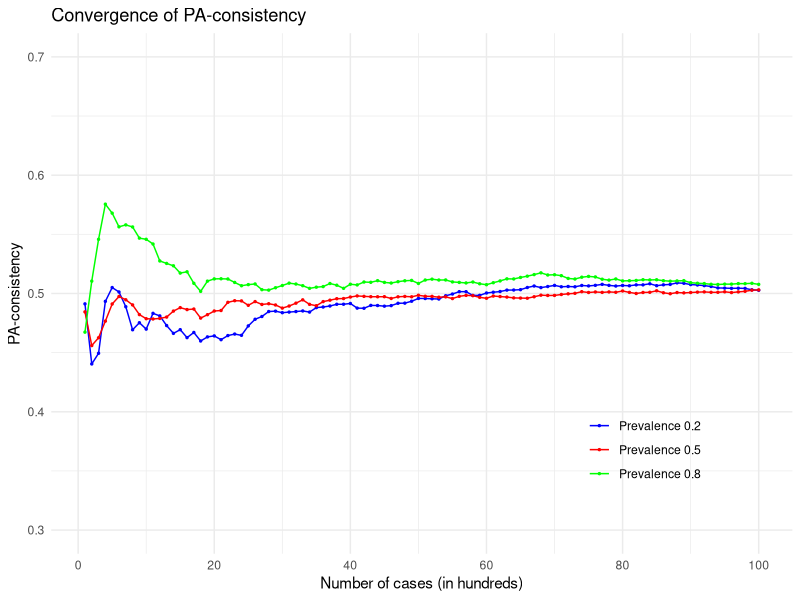
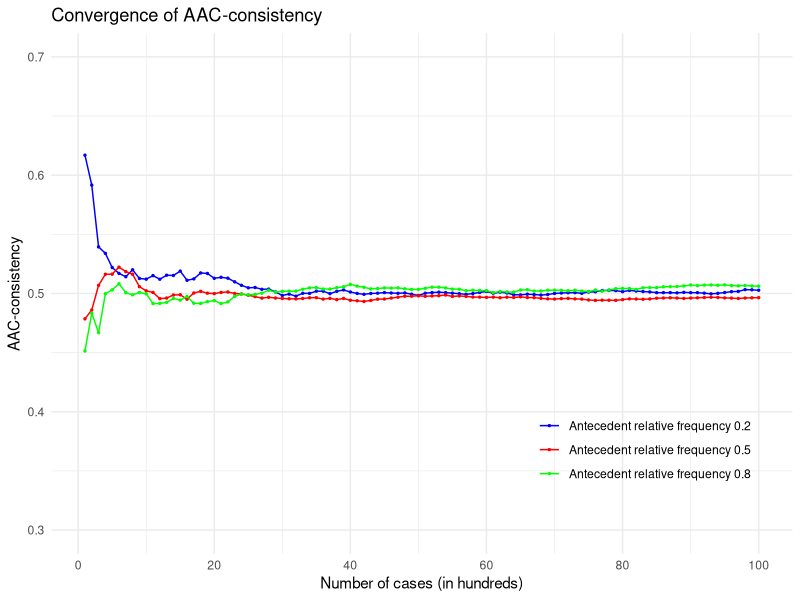

Write the R code that produced these figures, in order.
### This script creates a plot that illustrates how PA-consistency converges 
### to 0.5 with increasing number of cases when antecedent and outcome are 
### independent, regardless of the prevalence of the outcome.


# set seed to ensure replicability
set.seed(552)

# load libraries
library(ggplot2)

# define a function that calculates PA-consistency
calculate_PA_con <- function(Phi, Y){
  sum(Phi*Y)/(sum(Phi*Y) + sum(Y)/sum(1-Y)*sum(Phi*(1-Y)))
}

# set the number of cases to converge to
n <- 10000
# set the number of cases per interval
interval <- 100
# calculate the number of intervals
num_intervals <- n/interval

## calculate PA-consistencies for prevalence of 0.2
# generate antecedent values for all cases
Phi <- rbinom(n, 1, 0.4)
# generate outcome values for all cases, with an expected prevalence of 0.2
Y <- rbinom(n, 1, 0.2)
# generate a list containing the PA-consistencies of the first 100, 200, ..., n cases
PA_cons_02 <- rep(NA, num_intervals)
for (i in 1:num_intervals){
  end <- i*interval
  PA_cons_02[i] <- calculate_PA_con(Phi[1:end], Y[1:end])
}

## analogously calculate PA-consistencies for prevalence of 0.5
Phi <- rbinom(n, 1, 0.4)
Y <- rbinom(n, 1, 0.5)
PA_cons_05 <- rep(NA, num_intervals)
for (i in 1:num_intervals){
  end <- i*interval
  PA_cons_05[i] <- calculate_PA_con(Phi[1:end], Y[1:end])
}

## analogously calculate PA-consistencies for prevalence of 0.8
Phi <- rbinom(n, 1, 0.4)
Y <- rbinom(n, 1, 0.8)
PA_cons_08 <- rep(NA, num_intervals)
for (i in 1:num_intervals){
  end <- i*interval
  PA_cons_08[i] <- calculate_PA_con(Phi[1:end], Y[1:end])
}

#create a convergence plot of these three series
df <- data.frame(interval=1:num_intervals, PA_con02=PA_cons_02, PA_con05=PA_cons_05, PA_con08=PA_cons_08)
ggplot(df, aes(x=interval)) +
  geom_line(aes(y=PA_con02, color='Prevalence 0.2')) +
  geom_line(aes(y=PA_con05, color='Prevalence 0.5')) +
  geom_line(aes(y=PA_con08, color='Prevalence 0.8')) +
  geom_point(aes(y=PA_con02, color='Prevalence 0.2'), size=0.5) +
  geom_point(aes(y=PA_con05, color='Prevalence 0.5'), size=0.5) +
  geom_point(aes(y=PA_con08, color='Prevalence 0.8'), size=0.5) +
  labs(x='Number of cases (in hundreds)', y='PA-consistency', title='Convergence of PA-consistency') +
  scale_y_continuous(breaks=seq(0, 1, by=0.1), limits=c(0.3,0.7)) +
  scale_x_continuous(breaks=seq(0, 100, by=20)) +
  scale_color_manual(values=c('Prevalence 0.2'='blue', 'Prevalence 0.5'='red', 'Prevalence 0.8'='green')) +
  theme_minimal() +
  theme(legend.title=element_blank(), legend.position=c(0.8, 0.2))




# define a function that calculates AAC-consistency
calculate_AAC_con <- function(Phi, Y){
  sum((1-Phi)*(1-Y))/(sum((1-Phi)*(1-Y)) + sum(1-Phi)/sum(Phi)*sum(Phi*(1-Y)))
}

# set the number of cases to converge to
n <- 10000
# set the number of cases per interval
interval <- 100
# calculate the number of intervals
num_intervals <- n/interval

## calculate AAC-consistencies for prevalence of 0.2
# generate antecedent values for all cases
Phi <- rbinom(n, 1, 0.2)
# generate outcome values for all cases, with an expected prevalence of 0.2
Y <- rbinom(n, 1, 0.3)
# generate a list containing the AAC-consistencies of the first 100, 200, ..., n cases
AAC_cons_02 <- rep(NA, num_intervals)
for (i in 1:num_intervals){
  end <- i*interval
  AAC_cons_02[i] <- calculate_AAC_con(Phi[1:end], Y[1:end])
}

## analogously calculate AAC-consistencies for prevalence of 0.5
Phi <- rbinom(n, 1, 0.5)
Y <- rbinom(n, 1, 0.3)
AAC_cons_05 <- rep(NA, num_intervals)
for (i in 1:num_intervals){
  end <- i*interval
  AAC_cons_05[i] <- calculate_AAC_con(Phi[1:end], Y[1:end])
}

## analogously calculate AAC-consistencies for prevalence of 0.8
Phi <- rbinom(n, 1, 0.8)
Y <- rbinom(n, 1, 0.3)
AAC_cons_08 <- rep(NA, num_intervals)
for (i in 1:num_intervals){
  end <- i*interval
  AAC_cons_08[i] <- calculate_AAC_con(Phi[1:end], Y[1:end])
}

#create a convergence plot of these three series
df <- data.frame(interval=1:num_intervals, AAC_con02=AAC_cons_02, AAC_con05=AAC_cons_05, AAC_con08=AAC_cons_08)
ggplot(df, aes(x=interval)) +
  geom_line(aes(y=AAC_con02, color='Antecedent relative frequency 0.2')) +
  geom_line(aes(y=AAC_con05, color='Antecedent relative frequency 0.5')) +
  geom_line(aes(y=AAC_con08, color='Antecedent relative frequency 0.8')) +
  geom_point(aes(y=AAC_con02, color='Antecedent relative frequency 0.2'), size=0.5) +
  geom_point(aes(y=AAC_con05, color='Antecedent relative frequency 0.5'), size=0.5) +
  geom_point(aes(y=AAC_con08, color='Antecedent relative frequency 0.8'), size=0.5) +
  labs(x='Number of cases (in hundreds)', y='AAC-consistency', title='Convergence of AAC-consistency') +
  scale_y_continuous(breaks=seq(0, 1, by=0.1), limits=c(0.3,0.7)) +
  scale_x_continuous(breaks=seq(0, 100, by=20)) +
  scale_color_manual(values=c('Antecedent relative frequency 0.2'='blue', 'Antecedent relative frequency 0.5'='red', 'Antecedent relative frequency 0.8'='green')) +
  theme_minimal() +
  theme(legend.title=element_blank(), legend.position=c(0.8, 0.2))


